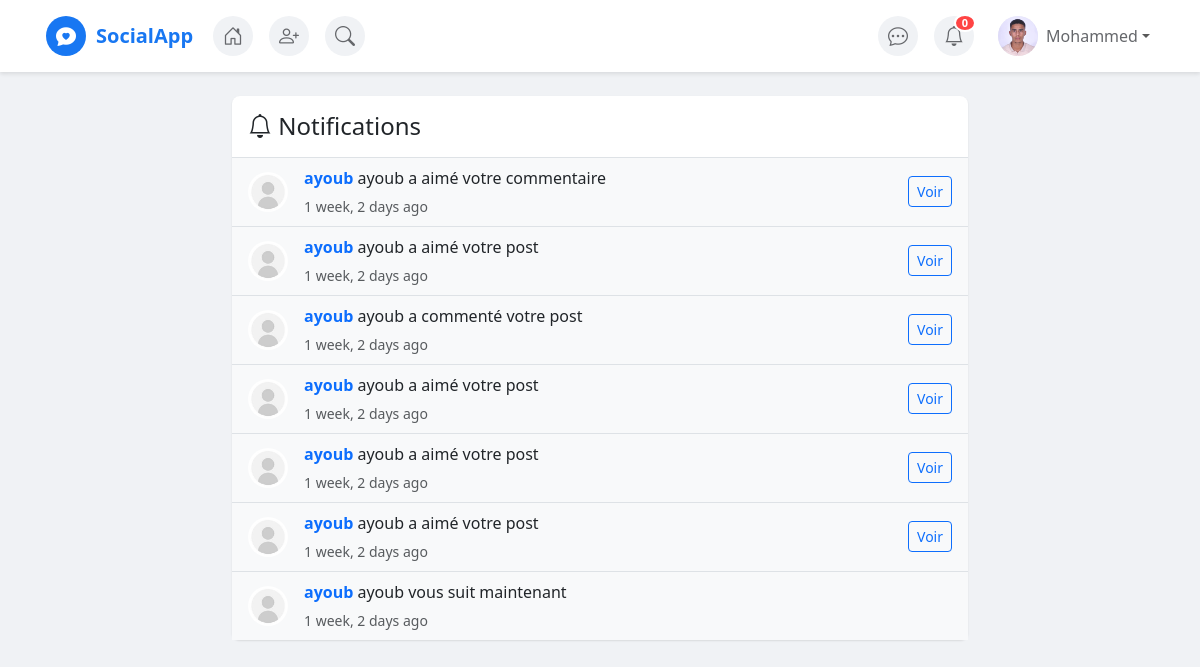
Before: /social/notifications/ (signed in) with the older database file.
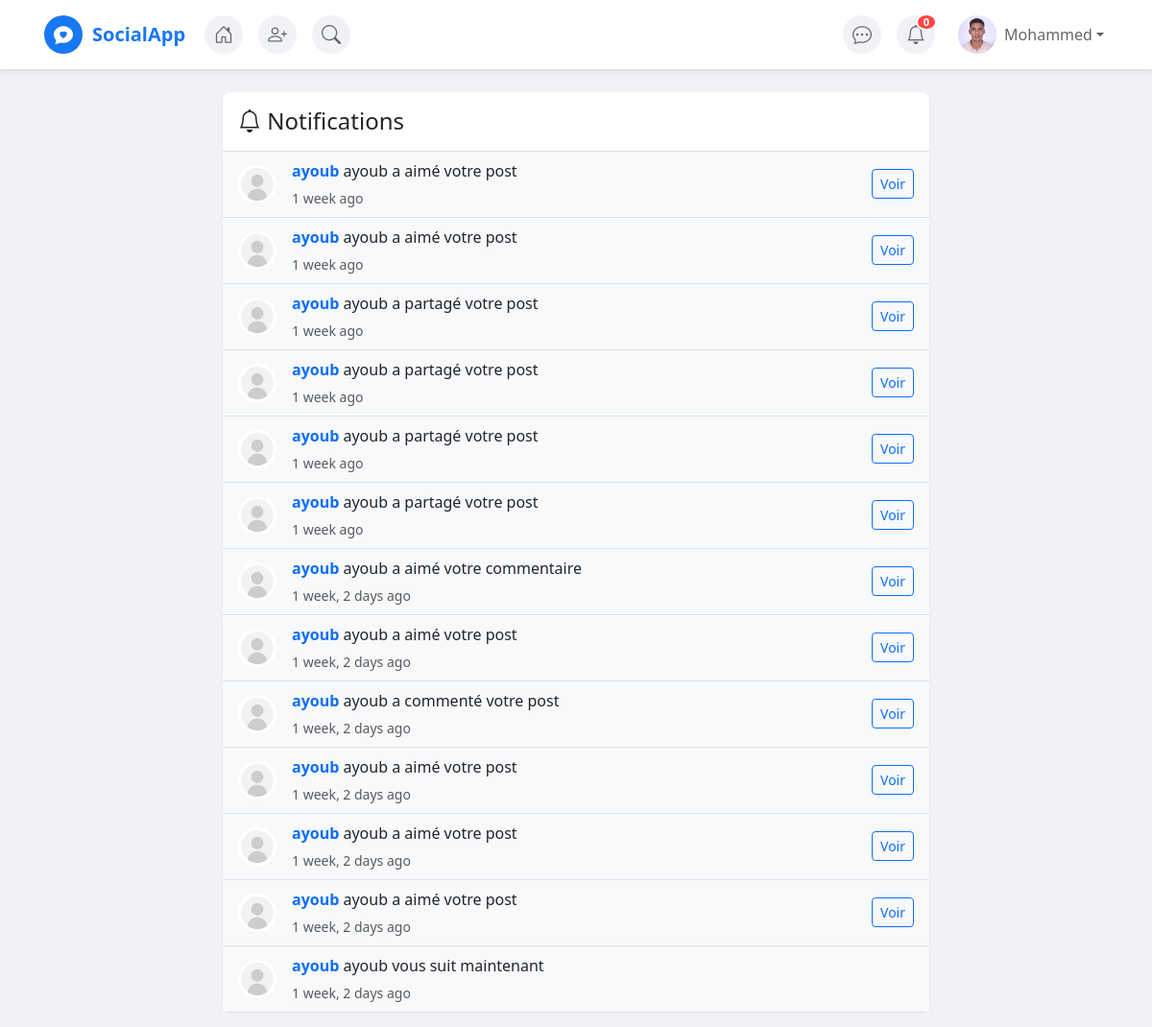
After: the same page with the newer database file.
### apps/social/models.py (models this page shows, shortened)
class Notification(models.Model):
    NOTIFICATION_TYPES = (
        ('like', 'Like'),
        ('comment', 'Comment'),
        ('follow', 'Follow'),
        ('mention', 'Mention'),
        ('share', 'Share'),
    )
    recipient = models.ForeignKey(CustomUser, on_delete=models.CASCADE, related_name='notifications')
    sender = models.ForeignKey(CustomUser, on_delete=models.CASCADE, related_name='sent_notifications')
    notification_type = models.CharField(max_length=10, choices=NOTIFICATION_TYPES)
    post = models.ForeignKey('posts.Post', on_delete=models.CASCADE, null=True, blank=True)
    comment = models.ForeignKey('posts.Comment', on_delete=models.CASCADE, null=True, blank=True)
    message = models.CharField(max_length=255)
    is_read = models.BooleanField(default=False)
    created_at = models.DateTimeField(auto_now_add=True)
    class Meta:
        ordering = ['-created_at']

### apps/users/models.py (models this page shows, shortened)
class CustomUser(AbstractUser):
    email = models.EmailField(unique=True)
    bio = models.TextField(max_length=500, blank=True)
    location = models.CharField(max_length=100, blank=True)
    birth_date = models.DateField(null=True, blank=True)
    website = models.URLField(max_length=200, blank=True)

class Profile(models.Model):
    user = models.OneToOneField(CustomUser, on_delete=models.CASCADE, related_name='profile')
    profile_picture = models.ImageField(upload_to='profile_pics/', default='profile_pics/default.jpg')
    cover_photo = models.ImageField(upload_to='cover_photos/', blank=True, null=True)
    followers_count = models.IntegerField(default=0)
    following_count = models.IntegerField(default=0)
    posts_count = models.IntegerField(default=0)
    created_at = models.DateTimeField(auto_now_add=True)
    updated_at = models.DateTimeField(auto_now=True)

### apps/social/views.py (the view)
# urls.py: path('notifications/', views.notifications, name='notifications'),
@login_required
def notifications(request):
    notifications = request.user.notifications.all()[:20]
    unread_count = request.user.notifications.filter(is_read=False).count()
    context = {
        'notifications': notifications,
        'unread_count': unread_count
    }
    return render(request, 'social/notifications.html', context)

### templates/social/notifications.html (shortened to what this page needs)
{% extends 'base.html' %}
{% block content %}
<div class="container mt-4">
    <div class="row justify-content-center">
        <div class="col-lg-8">
            <div class="post-card">
                <div class="p-3 border-bottom">
                    <h4 class="mb-0"><i class="bi bi-bell"></i> Notifications</h4>
                </div>
                <div class="list-group list-group-flush">
                    {% for notification in notifications %}
                    <div class="list-group-item {% if not notification.is_read %}bg-light{% endif %}">
                        <div class="d-flex align-items-center">
                            <img src="{{ notification.sender.profile.profile_picture.url }}"
                                 alt="" class="profile-img me-3">
                            <div class="flex-grow-1">
                                <p class="mb-1">
                                    <a href="{% url 'users:profile' notification.sender.username %}"
                                       class="text-decoration-none fw-bold">
                                        {{ notification.sender.username }}
                                    </a>
                                    {{ notification.message }}
                                </p>
                                <small class="text-muted">{{ notification.created_at|timesince }} ago</small>
                            </div>
                            {% if notification.notification_type == 'like' or notification.notification_type == 'comment' %}
                            <a href="{% url 'posts:post_detail' notification.post.id %}"
                               class="btn btn-sm btn-outline-primary">
                                Voir
                            </a>
                            {% endif %}
                        </div>
                    </div>
                    {% empty %}
                    <div class="p-4 text-center text-muted">
                        <i class="bi bi-bell-slash display-1"></i>
                        <p class="mt-3">Aucune notification</p>
                    </div>
                    {% endfor %}
                </div>
            </div>
        </div>
    </div>
</div>
{% endblock %}

Changed rows visible on the page:
added Notification: sender.profile.profile_picture (placeholder picture), sender.username "ayoub", message "ayoub a aimé votre post", created_at "1 week", notification_type "Voir"
added Notification: sender.profile.profile_picture (placeholder picture), sender.username "ayoub", message "ayoub a aimé votre post", created_at "1 week", notification_type "Voir"
added Notification: sender.profile.profile_picture (placeholder picture), sender.username "ayoub", message "ayoub a partagé votre post", created_at "1 week", notification_type "Voir"
added Notification: sender.profile.profile_picture (placeholder picture), sender.username "ayoub", message "ayoub a partagé votre post", created_at "1 week", notification_type "Voir"
added Notification: sender.profile.profile_picture (placeholder picture), sender.username "ayoub", message "ayoub a partagé votre post", created_at "1 week", notification_type "Voir"
added Notification: sender.profile.profile_picture (placeholder picture), sender.username "ayoub", message "ayoub a partagé votre post", created_at "1 week", notification_type "Voir"
